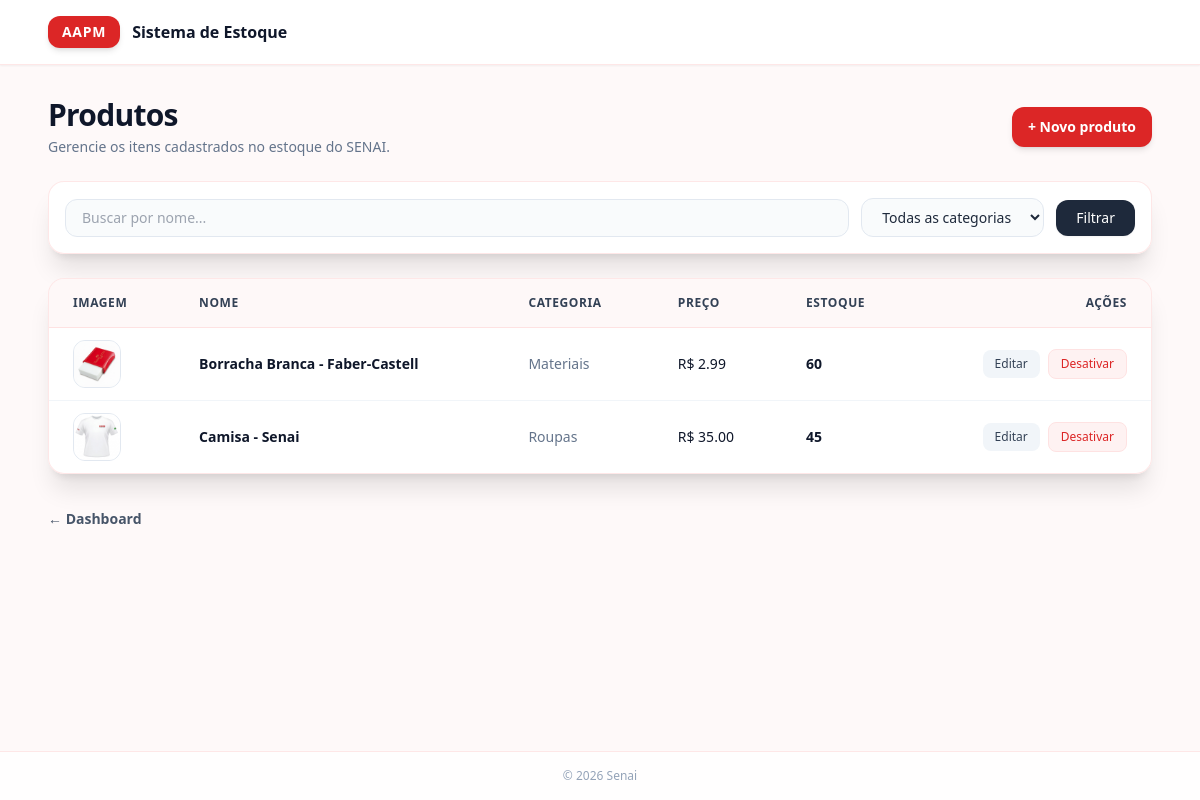
The app's page /produtos/ (signed in), older data.
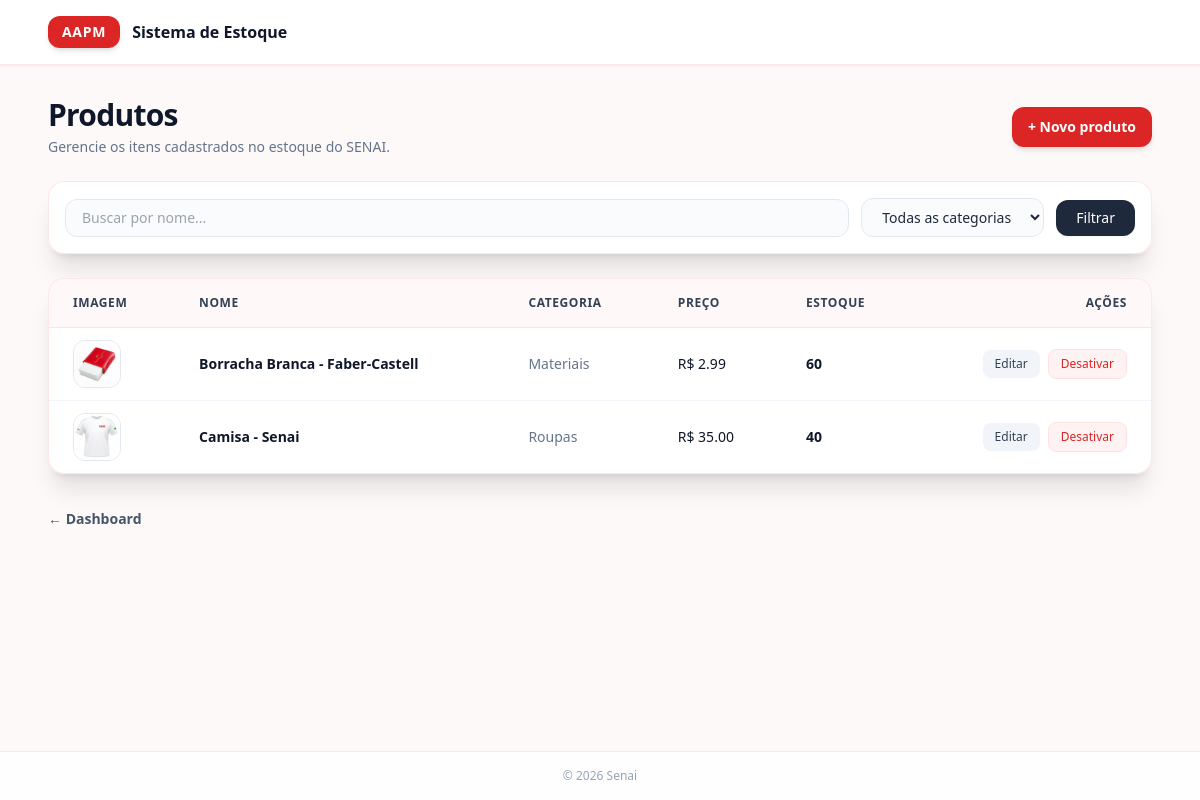
The same page, newer data.
### app/models/produto.py (models this page shows, shortened)
class Produto(Base):
    __tablename__ = "produtos"
    id = Column(Integer, primary_key=True, autoincrement=True, index=True)
    nome = Column(String(150), nullable=False, index=True)
    preco = Column(Float, nullable=False, default=0.0)
    estoque_atual = Column(Integer, nullable=False, default=0)
    ativo = Column(Boolean, default=True)
    imagem_path = Column(String(255), nullable=True)
    categoria_id = Column(Integer, ForeignKey("categorias.id", ondelete="SET NULL"), nullable=True )
    categoria = relationship("Categoria", back_populates="produtos")

### app/models/categoria.py (models this page shows)
class Categoria(Base):
    __tablename__ = "categorias"
    id = Column(Integer, primary_key=True, autoincrement=True, index=True)
    nome = Column(String(100), nullable=False, unique=True)
    ativo = Column(Boolean, default=True)
    produtos = relationship("Produto", back_populates="categoria", lazy="select")

### app/controllers/produto_controller.py (the view)
@router.get("/")
def listar_produtos(
    request: Request,
    busca: str = "",
    categoria_id: int = 0,       # 0 = todas as categorias
    db: Session = Depends(get_db),
    usuario = Depends(get_usuario_logado)
):
    query = db.query(Produto).filter(Produto.ativo == True)
    if busca:
        query = query.filter(Produto.nome.ilike(f"%{busca}%"))
    if categoria_id:
        query = query.filter(Produto.categoria_id == categoria_id)
    produtos    = query.order_by(Produto.nome).all()
    categorias  = db.query(Categoria).filter(Categoria.ativo == True).all()
    return templates.TemplateResponse(
        request,
        "produtos/index.html",
        {
            "request":      request,
            "usuario":      usuario,
            "produtos":     produtos,
            "categorias":   categorias,
            "busca":        busca,
            "categoria_id": categoria_id,
        }
    )

### app/templates/produtos/index.html (shortened to what the changed rows need)
<!DOCTYPE html>
<html lang="pt-br">
<head>
    <script src="https://cdn.tailwindcss.com"></script>
</head>
<body class="bg-red-50/40 min-h-screen flex flex-col font-sans text-slate-800 relative">
    <main class="flex-1 max-w-6xl w-full mx-auto px-6 py-8 space-y-6 z-10">
        <div class="flex flex-col sm:flex-row sm:items-center sm:justify-between gap-4">
            <div>
                <h1 class="text-2xl sm:text-3xl font-extrabold text-slate-900 tracking-tight">Produtos</h1>
            </div>
        </div>
        <div class="bg-white/90 backdrop-blur-md rounded-2xl shadow-xl border border-red-100/80 overflow-hidden">
            <div class="overflow-x-auto">
                <table class="w-full text-left text-sm text-slate-600">
                    <thead class="bg-red-50/50 border-b border-red-100 text-slate-700 uppercase font-semibold text-xs tracking-wider">
                        <tr>
                            <th class="px-6 py-4">Imagem</th>
                            <th class="px-6 py-4">Nome</th>
                            <th class="px-6 py-4">Categoria</th>
                            <th class="px-6 py-4">Preço</th>
                            <th class="px-6 py-4">Estoque</th>
                            <th class="px-6 py-4 text-right">Ações</th>
                        </tr>
                    </thead>
                    <tbody class="divide-y divide-slate-100">
                        {% for p in produtos %}
                        <tr class="hover:bg-red-50/30 transition-colors">
                            <td class="px-6 py-3">
                                <div class="w-12 h-12 bg-slate-100/80 rounded-xl overflow-hidden border border-slate-200 flex items-center justify-center shrink-0">
                                    {% if p.imagem_url %}
                                        <img src="{{ p.imagem_url }}"
                                             alt="{{ p.nome }}"
                                             class="w-full h-full object-cover">
                                    {% else %}
                                        <span class="text-xs text-slate-400">s/ img</span>
                                    {% endif %}
                                </div>
                            </td>
                            <td class="px-6 py-4 font-semibold text-slate-900">
                                <a href="/produtos/{{ p.id }}" class="hover:text-red-600 transition-colors">
                                    {{ p.nome }}
                                </a>
                            </td>
                            <td class="px-6 py-4 text-slate-500 whitespace-nowrap">
                                {{ p.categoria.nome if p.categoria else "—" }}
                            </td>
                            <td class="px-6 py-4 font-medium text-slate-900 whitespace-nowrap">
                                R$ {{ "%.2f"|format(p.preco) }}
                            </td>
                            <td class="px-6 py-4 font-bold text-slate-900 whitespace-nowrap">
                                {{ p.estoque_atual }}
                            </td>
                            <td class="px-6 py-4 text-right whitespace-nowrap">
                                {% if usuario.role == 'admin' %}
                                    <div class="inline-flex items-center justify-end gap-2">
                                        <a href="/produtos/{{ p.id }}/editar"
                                           class="px-3 py-1.5 bg-slate-100 hover:bg-slate-200 text-slate-700 font-medium text-xs rounded-lg transition-colors">
                                            Editar
                                        </a>
                                        <form action="/produtos/{{ p.id }}/desativar"
                                              method="post"
                                              class="inline"
                                              onsubmit="return confirm('Desativar {{ p.nome }}?')">
                                            <button type="submit"
                                                    class="px-3 py-1.5 bg-red-50 hover:bg-red-100 text-red-600 font-medium text-xs rounded-lg transition-colors border border-red-100">
                                                Desativar
                                            </button>
                                        </form>
                                    </div>
                                {% else %}
                                    <span class="text-xs text-slate-400">—</span>
                                {% endif %}
                            </td>
                        </tr>
                        {% endfor %}
                    </tbody>
                </table>
            </div>
        </div>
    </main>
</body>
</html>

Row changes from the older to the newer data that the page shows:
changed Produto "Camisa - Senai": estoque_atual "45" → "40"
